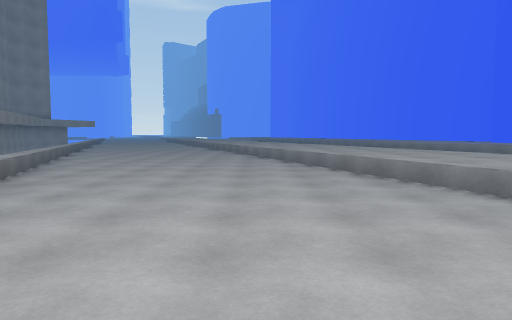
View 1 (above)

16 first-person views from a walk through a Unity game level. The camera is 1.4 m above the floor, tilts 4° down and sees 70° across. The floor is counted in squares, 2 m on a side. Each view is taken from the middle of a square. On the plan, view 1 faces up. The plan holds only what a view shows up to about 11 squares ahead; the rest is blank. The place goes on beyond the plan.

View 2
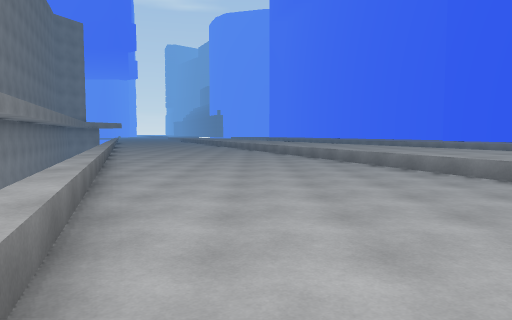

View 3
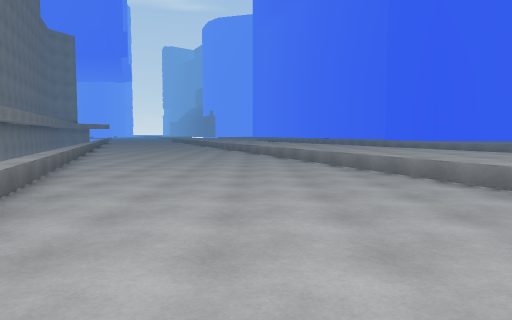

View 4
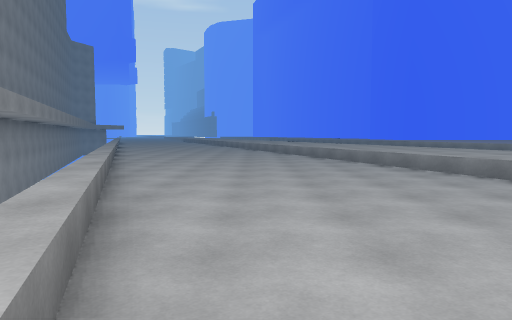

View 5
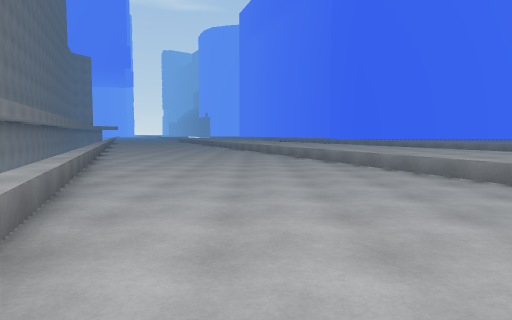

View 6
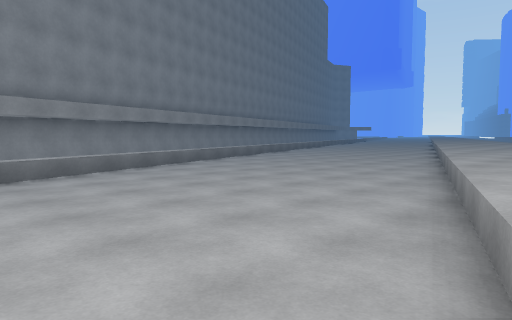

View 7
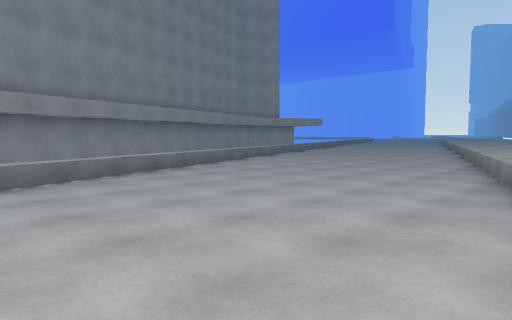

View 8
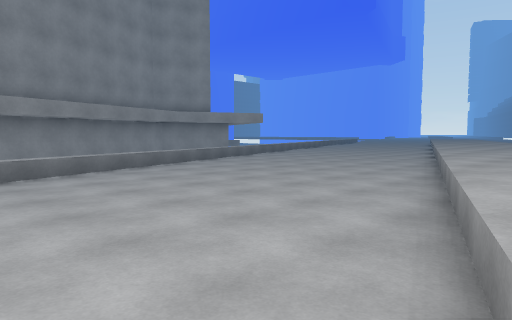

View 9
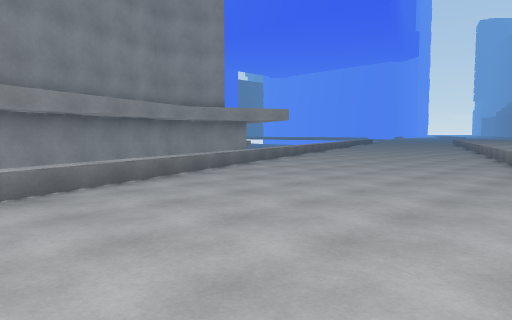

View 10
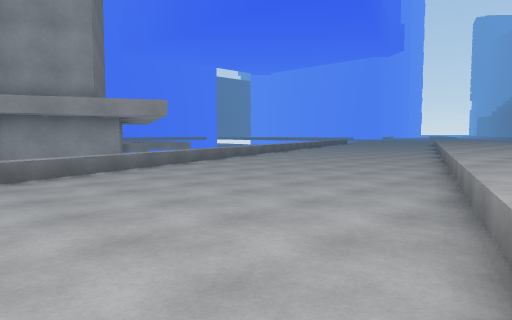

View 11
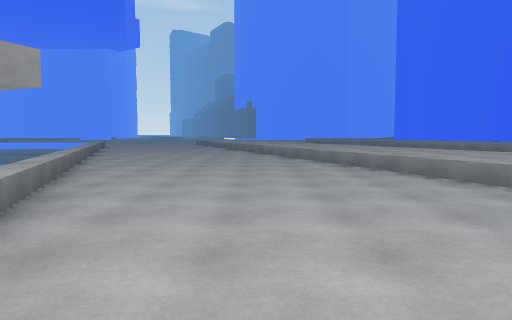

View 12
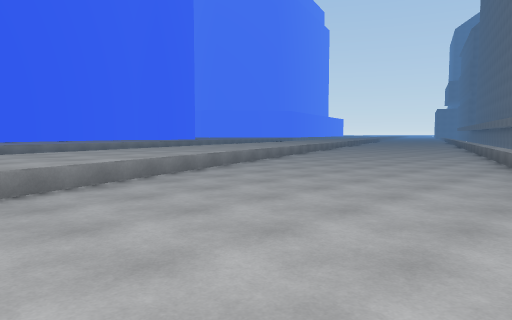

View 13
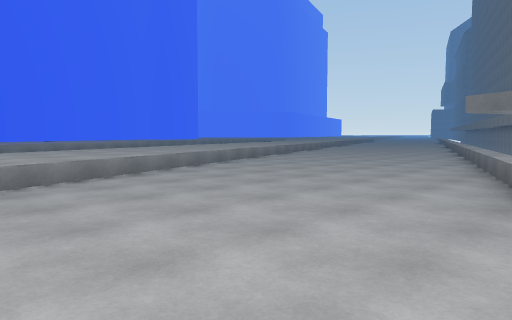

View 14
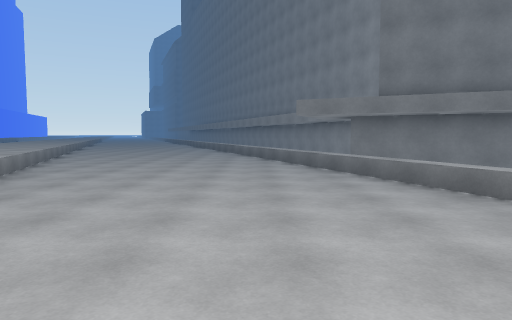

View 15
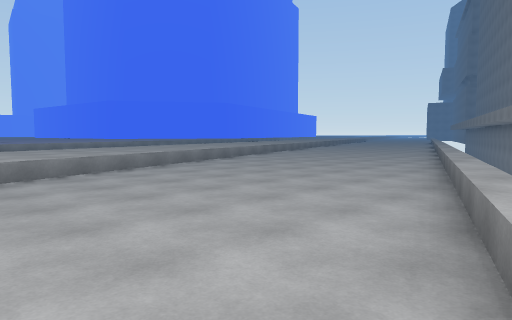

View 16
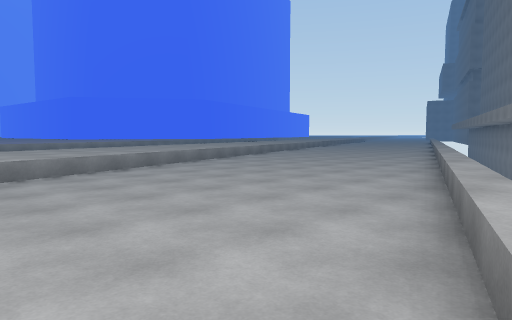

### Floor plan
Key: @ floor where view 1 was taken; # wall or solid block; . floor; ^ raised ledge.
Columns run from 12 left of view 1 to 9 right of it. Each row starts with its distance up from view 1.
 28 #.....####
 27 #......###
 26 #......####
 25 ##.....####
 24  #......####
 23  #......####
 22  ##......###
 21 ###......####
 20 ###^.....###
 19  ###......##
 18  ###......##
 17  ####.....##
 16  ####......#
 15   ###......#
 14   # ##.....###
 13   ####......####
 12    ###......####
 11    # ##......###
 10    ####......####
  9     ####.....####
  8     ####......###
  7      ###......####
  6      ####.....####
  5      #  #......####
  4         #......####
  3         ##.....####
  2          #......####
  1        ###......####
  0        ####.@....###
 -1         ###......####
 -2           ##.....####
 -3          ###......###
 -4          ###......####
 -5            ##.....####
 -6             #......###
 -7             #......###
 -8             ##.....##
 -9            ###......#
-10            ###......##
-11            ####......#
-12             ###......#
-13               ##.....
-14                 . ....

Positions as (right, up) in squares from view 1, and headings:
1: (0, 0), facing up
2: (0, -4), facing up
3: (2, -7), facing up
4: (2, -10), facing up
5: (4, -14), facing up
6: (9, -14), facing up-left
7: (1, 6), facing up-left
8: (0, 11), facing up-left
9: (-2, 12), facing up-left
10: (-2, 16), facing up-left
11: (-7, 17), facing up
12: (-10, 27), facing down-right
13: (-11, 28), facing down-right
14: (-8, 28), facing down
15: (-7, 15), facing down-right
16: (-6, 12), facing down-right
